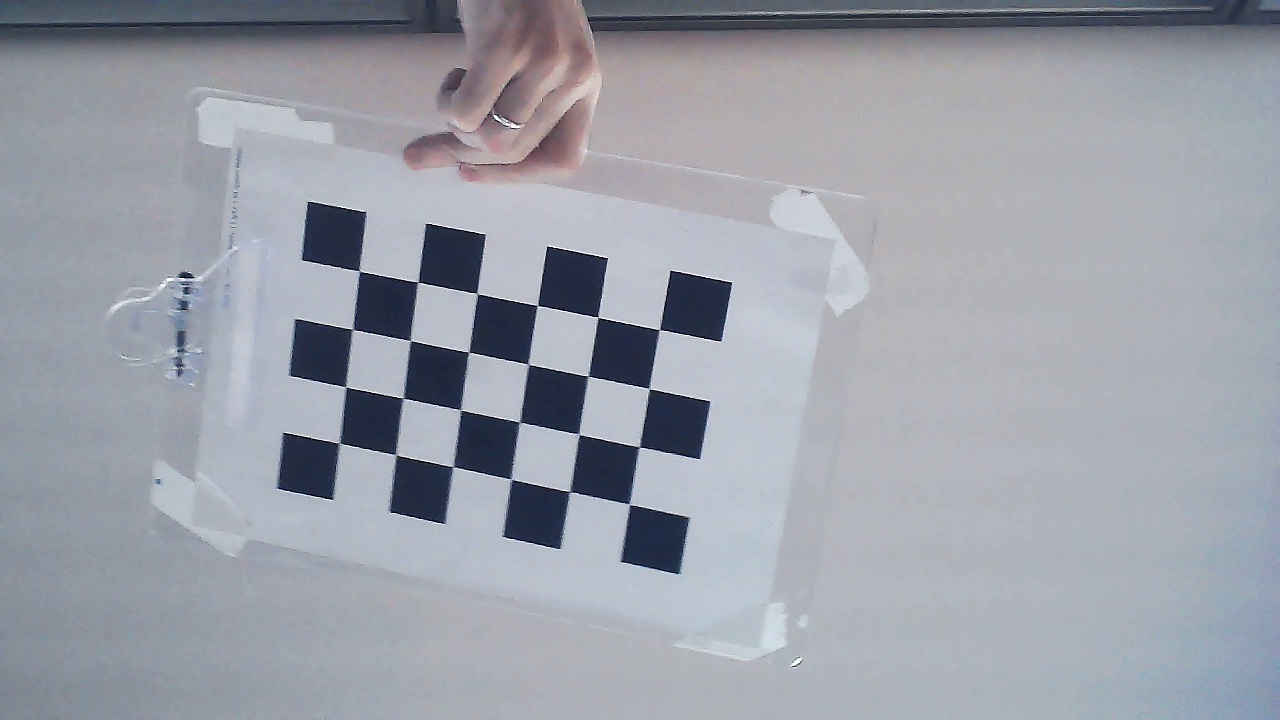
#> input picture Raspberry/python_stereo_camera_calibrate/frames/camera0_0.png, 1280 x 720 px; its folder holds 3 pictures in this run
$ python codigo_claude.py   (older library calls are emulated)
#> lines starting #> are read from the running program, lines starting #| are printed output that depends on the picture; after the words box and inside, x2 and y2 are one past the last pixel; in counts of white or black regions, pixels touching at a corner belong together
import cv2
import numpy as np
import os
import sys

# ===========================================================================
# 1. LEITURA DOS ARQUIVOS .dat DO REPO TEMUGEB
# Formato:
#   chave:
#   v1 v2 v3
#   v4 v5 v6
#   ...
# ===========================================================================

def load_dat(filepath):
    """
    Le um arquivo .dat do repo TemugeB.
    Retorna dicionario com chave -> np.array
    """
    result = {}
    current_key = None
    current_rows = []

    with open(filepath, 'r') as f:
        for line in f:
            line = line.strip()
            if not line:
                continue

            # Linha de chave termina com ':'
            if line.endswith(':'):
                # Salvar bloco anterior
                if current_key is not None and current_rows:
                    result[current_key] = np.array(current_rows)
                current_key = line[:-1]  # remove o ':'
                current_rows = []
            else:
                # Linha de dados
                try:
                    row = list(map(float, line.split()))
                    current_rows.append(row)
                except ValueError:
                    pass

    # Salvar ultimo bloco
    if current_key is not None and current_rows:
        result[current_key] = np.array(current_rows)

    return result


params_dir = os.path.join(os.path.dirname(__file__), '')  # mesma pasta do script

# Tenta encontrar a pasta camera_parameters
for candidate in [
    'camera_parameters',
    os.path.join('python_stereo_camera_calibrate', 'camera_parameters'),
    os.path.join(os.path.expanduser('~'), 'python_stereo_camera_calibrate', 'camera_parameters'),
]:
    if os.path.isdir(candidate):
        params_dir = candidate
        break
else:
    params_dir = input("Caminho da pasta camera_parameters: ").strip()

print(f"[INFO] Usando pasta: {params_dir}")

cam0_intr = os.path.join(params_dir, 'camera0_intrinsics.dat')
cam1_intr = os.path.join(params_dir, 'camera1_intrinsics.dat')
cam0_rt   = os.path.join(params_dir, 'camera0_rot_trans.dat')
cam1_rt   = os.path.join(params_dir, 'camera1_rot_trans.dat')

for p in [cam0_intr, cam1_intr, cam0_rt, cam1_rt]:
    if not os.path.exists(p):
        print(f"[ERRO] Arquivo nao encontrado: {p}")
        sys.exit(1)

# Carregar
d0 = load_dat(cam0_intr)
#> (reads Raspberry/python_stereo_camera_calibrate/camera_parameters/camera0_intrinsics.dat from the repository)
d1 = load_dat(cam1_intr)
#> (reads Raspberry/python_stereo_camera_calibrate/camera_parameters/camera1_intrinsics.dat from the repository)
r0 = load_dat(cam0_rt)
#> (reads Raspberry/python_stereo_camera_calibrate/camera_parameters/camera0_rot_trans.dat from the repository)
r1 = load_dat(cam1_rt)
#> (reads Raspberry/python_stereo_camera_calibrate/camera_parameters/camera1_rot_trans.dat from the repository)

cmtx0 = d0['intrinsic']        # 3x3
dist0 = d0['distortion']       # 1x5 ou 5x1
cmtx1 = d1['intrinsic']
dist1 = d1['distortion']

R0 = r0['R']                   # 3x3
T0 = r0['T'].flatten()         # (3,)
R1 = r1['R']
T1 = r1['T'].flatten()
for x in range(0,len(T1)):
    T1[x]=T1[x]/100

# Garantir shape correto
dist0 = dist0.flatten().reshape(1, -1)
dist1 = dist1.flatten().reshape(1, -1)

print("\n[OK] Parametros carregados")
print(f"  cmtx0:\n{cmtx0}")
print(f"  dist0: {dist0}")
print(f"  cmtx1:\n{cmtx1}")
print(f"  dist1: {dist1}")
print(f"  R0:\n{R0}")
print(f"  T0: {T0}")
print(f"  R1:\n{R1}")
print(f"  T1: {T1}")

# ===========================================================================
# 2. R e T RELATIVO (cam0 -> cam1)
#
# O repo define: P_cam = R @ P_world + T
#   P_cam0 = R0 @ P_world + T0
#   P_cam1 = R1 @ P_world + T1
#
# Isolando P_world em cam0:
#   P_world = R0^T @ (P_cam0 - T0)
#
# Substituindo em cam1:
#   P_cam1 = R1 @ R0^T @ P_cam0 + (T1 - R1 @ R0^T @ T0)
#
# Portanto:
#   R_rel = R1 @ R0^T
#   T_rel = T1 - R_rel @ T0
# ===========================================================================

R_rel = R1 @ R0.T
T_rel = (T1 - R_rel @ T0).reshape(3, 1)

baseline_m = np.linalg.norm(T_rel)
print(f"\n[INFO] R_rel:\n{R_rel}")
print(f"[INFO] T_rel: {T_rel.flatten()}")
print(f"[INFO] Baseline: {baseline_m*100:.2f} cm")

if baseline_m > 2.0:
    print("[AVISO] Baseline maior que 2 metros - provavel erro na leitura dos .dat")
    print("        Verifique os arquivos camera1_rot_trans.dat")
    sys.exit(1)

# ===========================================================================
# 3. CARREGAR IMAGENS
# ===========================================================================

frames_dir = 'frames_pair'
left_path  = None
right_path = None

# Busca automatica por pares com mesmo indice
if os.path.exists(frames_dir):
    files     = sorted(os.listdir(frames_dir))
    cam0_list = [f for f in files if f.startswith('camera0') and f.endswith('.png')]
    cam1_list = set(f for f in files if f.startswith('camera1') and f.endswith('.png'))

    for f0 in cam0_list:
        idx   = f0.split('_')[-1]          # ex: "0.png"
        match = f'camera1_{idx}'
        if match in cam1_list:
            left_path  = os.path.join(frames_dir, f0)
            right_path = os.path.join(frames_dir, match)
            print(f"\n[INFO] Par encontrado: {f0} <-> {match}")
            break

if left_path is None:
    left_path  = input("Caminho da imagem esquerda (camera0): ").strip()
#> the answer given: ../frames/camera0_0.png
    right_path = input("Caminho da imagem direita  (camera1): ").strip()
#> the answer given: ../frames/camera0_1.png

img_left  = cv2.imread(left_path)
#> img_left is the input picture: shape (720, 1280, 3); mean B, G, R 168.2, 159.1, 155.1
img_right = cv2.imread(right_path)
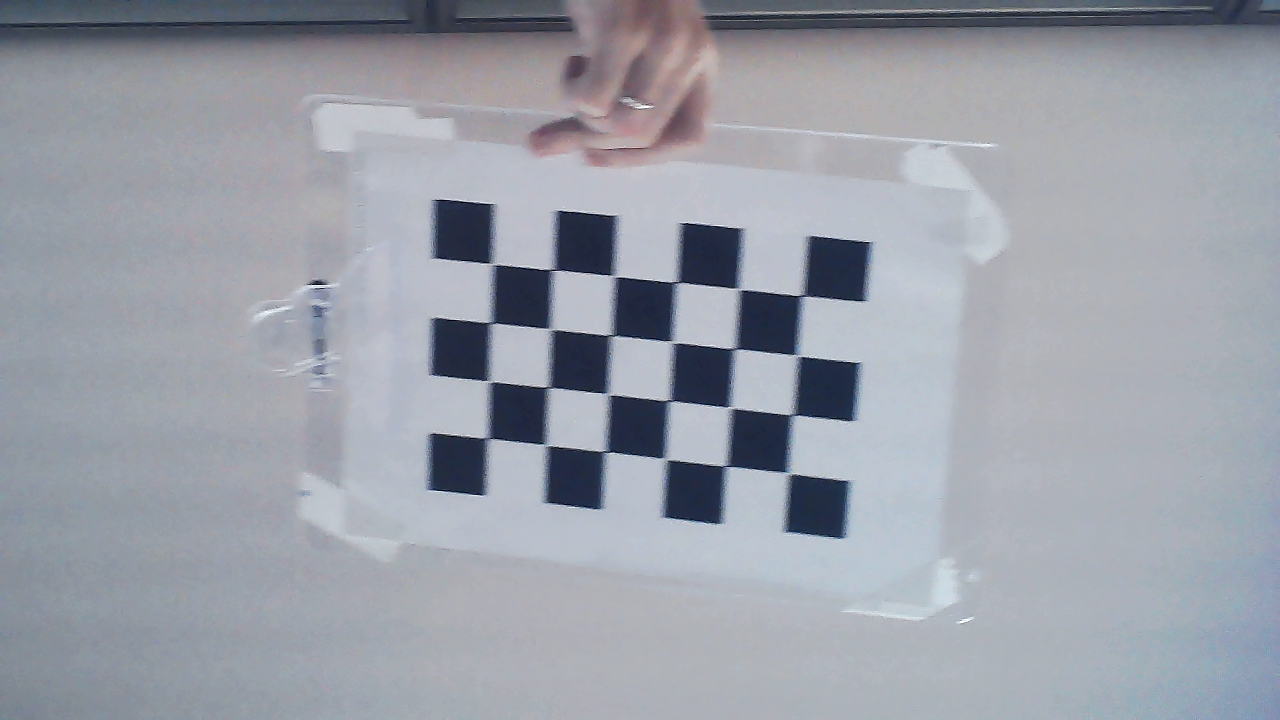
#> input picture Raspberry/python_stereo_camera_calibrate/frames/camera0_1.png, 1280 x 720 px
#> img_right is the input picture: shape (720, 1280, 3); mean B, G, R 168.2, 158.9, 154.5

if img_left is None or img_right is None:
    print(f"[ERRO] Nao foi possivel carregar as imagens")
    sys.exit(1)

img_size = (img_left.shape[1], img_left.shape[0])
#> img_size = (1280, 720)
print(f"[OK] Imagens carregadas: {img_size}")
#| [OK] Imagens carregadas: (1280, 720)

if (img_right.shape[1], img_right.shape[0]) != img_size:
    img_right = cv2.resize(img_right, img_size)

# ===========================================================================
# 4. RETIFICACAO ESTEREO
# ===========================================================================

R1r, R2r, P1, P2, Q, roi1, roi2 = cv2.stereoRectify(
    cmtx0, dist0,
    cmtx1, dist1,
    img_size,
    R_rel, T_rel,
    alpha=0  # 0 = so pixels validos, sem bordas pretas
)
#> roi1 = (171, 0, 1109, 720); roi2 = (0, 0, 1280, 720)

map1x, map1y = cv2.initUndistortRectifyMap(cmtx0, dist0, R1r, P1, img_size, cv2.CV_32FC1)
map2x, map2y = cv2.initUndistortRectifyMap(cmtx1, dist1, R2r, P2, img_size, cv2.CV_32FC1)

rect_left  = cv2.remap(img_left,  map1x, map1y, cv2.INTER_LINEAR)
rect_right = cv2.remap(img_right, map2x, map2y, cv2.INTER_LINEAR)

cv2.imwrite("rect_left.png",  rect_left)
cv2.imwrite("rect_right.png", rect_right)

# ===========================================================================
# 5. DIAGNOSTICO: linhas epipolares
# Objetos correspondentes devem estar na MESMA linha horizontal.
# ===========================================================================

def draw_epilines(left, right, step=40):
#> called with step = 40
    h = left.shape[0]
#> h = 720
    out = np.hstack([left.copy(), right.copy()])
    for y in range(step, h, step):
        color = [int(c) for c in np.random.randint(80, 255, 3)]
        cv2.line(out, (0, y), (out.shape[1], y), color, 1)
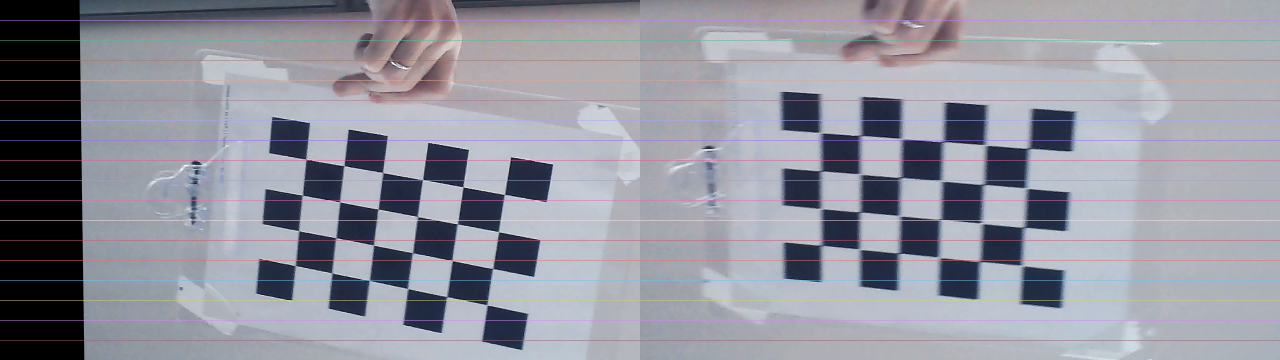
#> out: shape (720, 2560, 3) (shown at 1/2 size); mean B, G, R 157.8, 147.8, 145.7
    return out

epi = draw_epilines(rect_left, rect_right)
cv2.imwrite("epipolar_check.png", epi)
cv2.imshow("Epipolar Check", epi)
print("\n[INFO] Salvo: epipolar_check.png")
print("       Se a retificacao estiver certa, objetos correspondentes")
print("       aparecem na MESMA linha horizontal nas duas imagens.")
cv2.waitKey(0)

# ===========================================================================
# 6. MAPA DE DISPARIDADE (SGBM + filtro WLS)
# ===========================================================================

grayL = cv2.cvtColor(rect_left,  cv2.COLOR_BGR2GRAY)
grayR = cv2.cvtColor(rect_right, cv2.COLOR_BGR2GRAY)

block    = 5
num_disp = 16 * 10  # 160 disparidades aumente para objetos muito proximos

left_matcher = cv2.StereoSGBM_create(
    minDisparity=0,
    numDisparities=num_disp,
    blockSize=block,
    P1=8  * 3 * block**2,
    P2=32 * 3 * block**2,
    disp12MaxDiff=1,
    uniquenessRatio=10,
    speckleWindowSize=100,
    speckleRange=32,
    preFilterCap=63,
    mode=cv2.STEREO_SGBM_MODE_SGBM_3WAY
)

right_matcher = cv2.ximgproc.createRightMatcher(left_matcher)

wls = cv2.ximgproc.createDisparityWLSFilter(matcher_left=left_matcher)
wls.setLambda(8000)
wls.setSigmaColor(1.5)

disp_l = left_matcher.compute(grayL, grayR)
disp_r = right_matcher.compute(grayR, grayL)
disp   = wls.filter(disp_l, rect_left, None, disp_r).astype(np.float32) / 16.0

mask = disp > 1.0
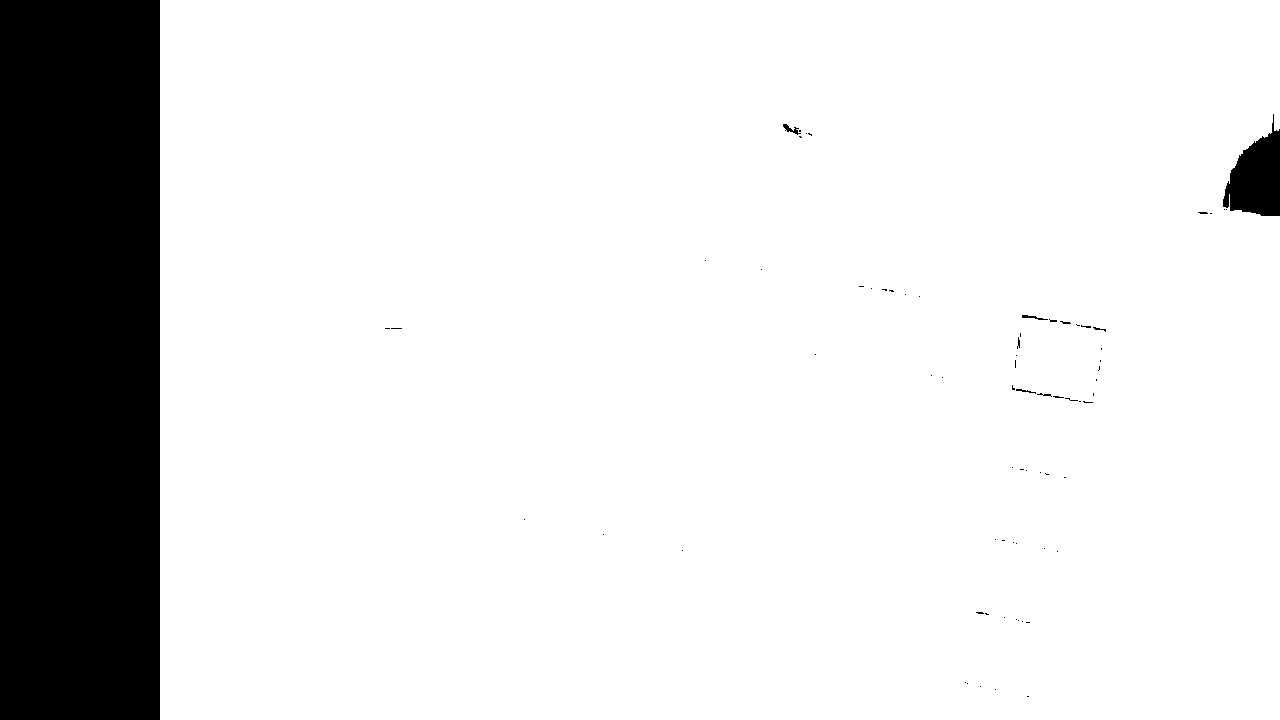
#> mask: shape (720, 1280) bool; 87.1% white; 73 black regions (65 under 20 px), largest, box (x1, y1, x2, y2) and area: (0, 0, 160, 720) 115200, (1223, 114, 1280, 216) 3559, (783, 124, 801, 135) 73

# Visualizacao colorida: azul=longe, vermelho=perto
disp_norm  = cv2.normalize(np.where(mask, disp, 0), None, 0, 255, cv2.NORM_MINMAX)
disp_color = cv2.applyColorMap(np.uint8(disp_norm), cv2.COLORMAP_JET)
disp_color[~mask] = 0
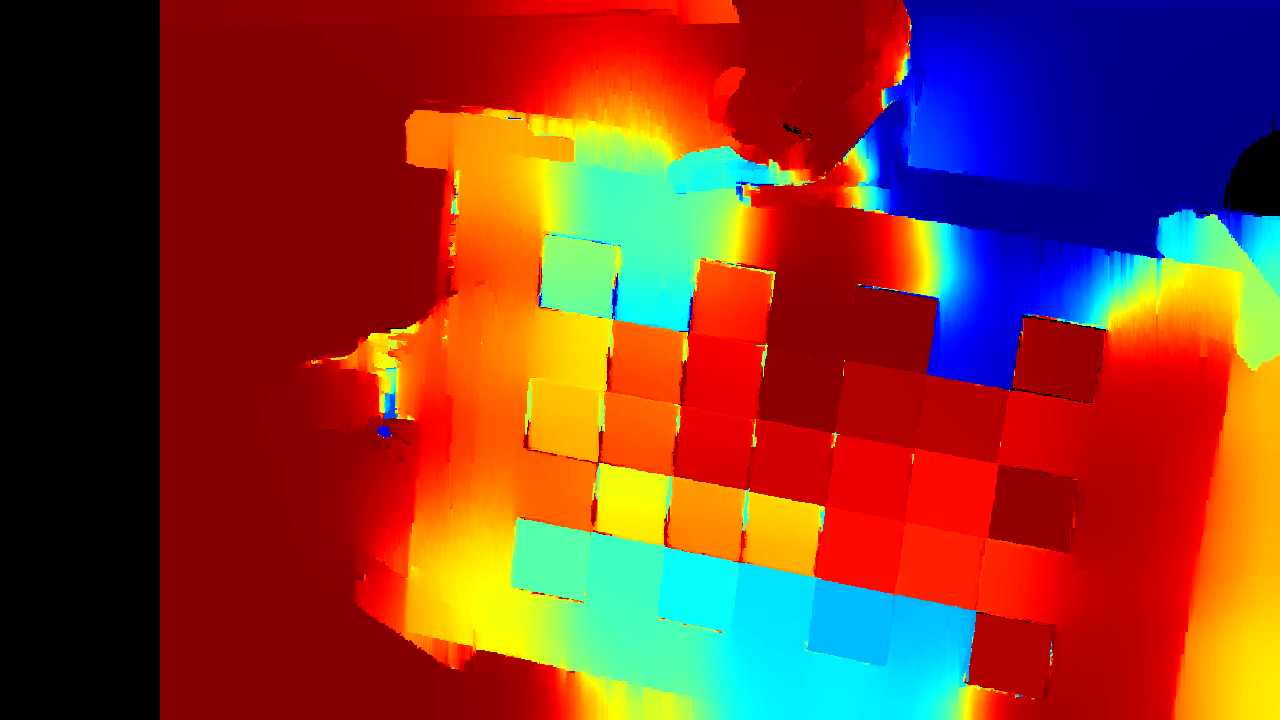
#> disp_color: shape (720, 1280, 3); mean B, G, R 44.1, 58.4, 130.6

cv2.imwrite("disparity_map.png", disp_color)
cv2.imshow("Disparity Map (azul=longe, vermelho=perto)", disp_color)
cv2.waitKey(0)

# ===========================================================================
# 7. PROFUNDIDADE EM METROS  Z = (f * B) / d
# ===========================================================================

focal    = float(P1[0, 0])
#> focal = 2979.4
baseline = abs(float(T_rel[0]))  # componente X em metros

print(f"\n[INFO] Focal pos-retificacao: {focal:.2f} px")
#| [INFO] Focal pos-retificacao: 2979.40 px
print(f"[INFO] Baseline usado: {baseline*100:.2f} cm")

depth = np.where(mask, (focal * baseline) / disp, np.nan)

depth_vis = np.where(np.isnan(depth), 0, np.clip(depth, 0.05, 15.0))
depth_vis = cv2.normalize(depth_vis, None, 0, 255, cv2.NORM_MINMAX)
depth_color = cv2.applyColorMap(np.uint8(depth_vis), cv2.COLORMAP_TURBO)
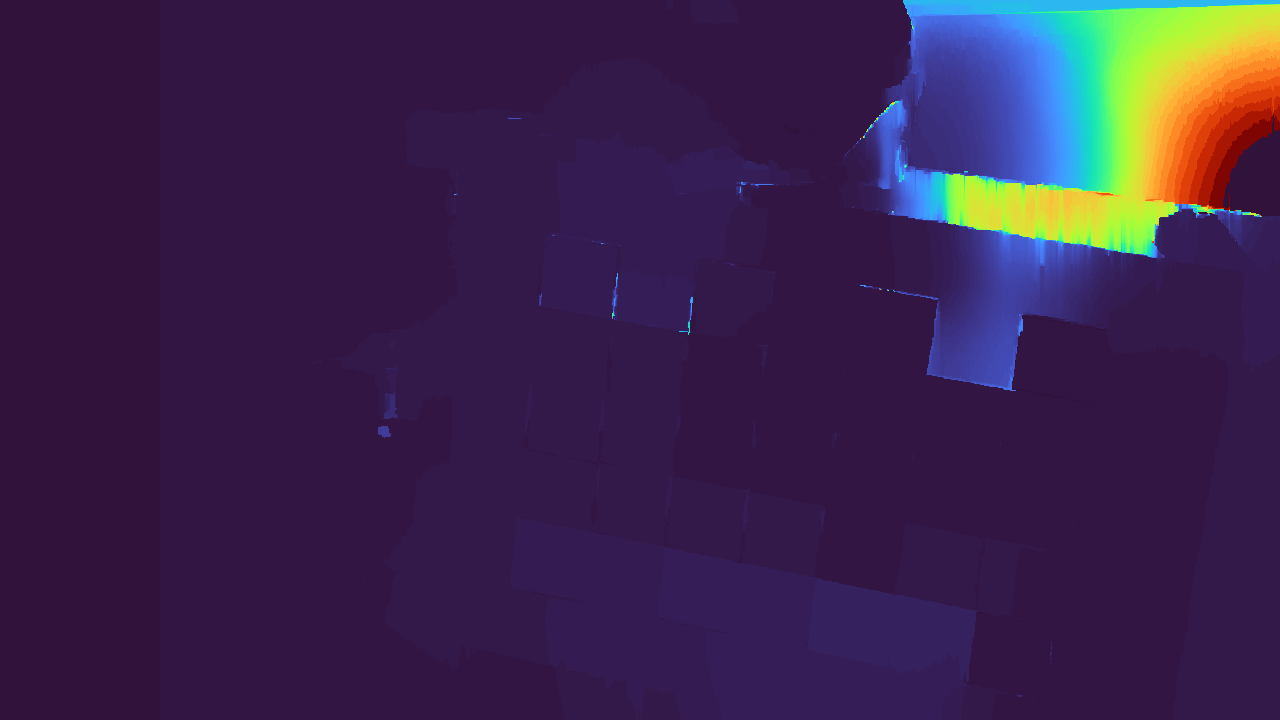
#> depth_color: shape (720, 1280, 3); mean B, G, R 76.6, 35.4, 57.6

cv2.imwrite("depth_map.png", depth_color)
cv2.imshow("Depth Map", depth_color)

cy, cx = img_size[1] // 2, img_size[0] // 2
#> cy = 360; cx = 640
d_center = depth[cy, cx]
#> d_center = 0.0859
if not np.isnan(d_center):
    print(f"[INFO] Profundidade no centro: {d_center:.2f} m")
#| [INFO] Profundidade no centro: 0.09 m
else:
    print("[AVISO] Centro sem disparidade valida")

cv2.waitKey(0)

# ===========================================================================
# 8. POINT CLOUD .ply
# ===========================================================================

pts3d  = cv2.reprojectImageTo3D(disp, Q)
#> pts3d: shape (720, 1280, 3) float32; 0% of the values are NaN or infinite; the others: min -11.08, max 44.34, mean -0.276
colors = cv2.cvtColor(rect_left, cv2.COLOR_BGR2RGB)
mask_cloud = mask & (pts3d[:,:,2] > 0.05) & (pts3d[:,:,2] < 15)
verts = pts3d[mask_cloud]
cols  = colors[mask_cloud]

with open("output.ply", 'w') as f:
    f.write(f"ply\nformat ascii 1.0\nelement vertex {len(verts)}\n")
    f.write("property float x\nproperty float y\nproperty float z\n")
    f.write("property uchar red\nproperty uchar green\nproperty uchar blue\nend_header\n")
    for v, c in zip(verts, cols):
        f.write(f"{v[0]:.4f} {v[1]:.4f} {v[2]:.4f} {c[0]} {c[1]} {c[2]}\n")
#> this loop made 802347 passes
#> (v, c) on passes 1 to 3: ([0.00545, -0.00414, 0.0701], [61, 76, 94]), ([0.00547, -0.00414, 0.0701], [62, 75, 93]), ([0.0055, -0.00414, 0.0701], [63, 73, 92])

print(f"[OK] Point cloud salva: output.ply ({len(verts)} pontos)")
#| [OK] Point cloud salva: output.ply (802347 pontos)

# ===========================================================================
# RESUMO
# ===========================================================================
print("\n===== RESUMO =====")
print(f"Pixels validos no mapa: {mask.sum()} / {mask.size} ({100*mask.mean():.1f}%)")
#| Pixels validos no mapa: 802347 / 921600 (87.1%)
if mask.any():
    print(f"Disparidade: {disp[mask].min():.1f} ~ {disp[mask].max():.1f} px")
#| Disparidade: 1.1 ~ 159.0 px
print("Arquivos gerados: epipolar_check.png, disparity_map.png, depth_map.png, output.ply")

cv2.destroyAllWindows()
